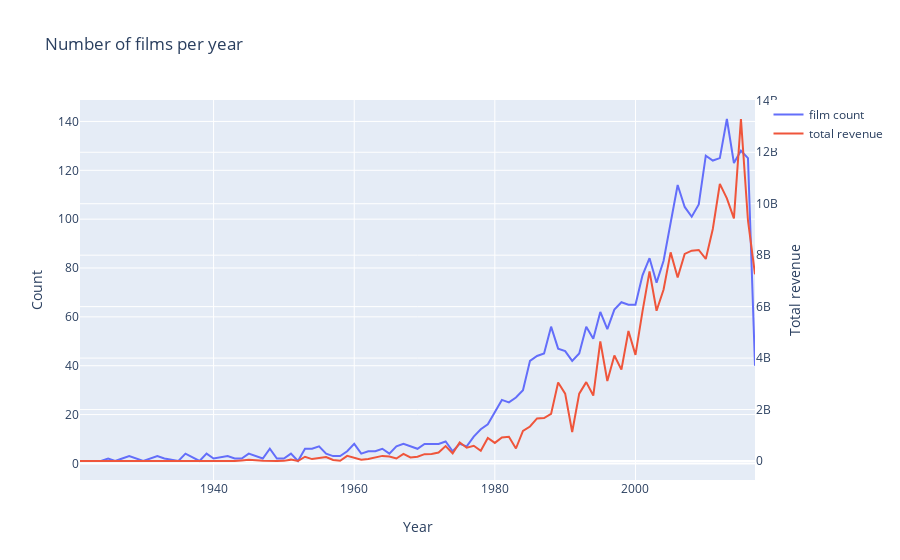

Write notebook code for a chart like this one.
### Markdown cell above
### Task 6: Number of Films and Revenue Per Year

### Code cell
d1 = train['release_date_year'].value_counts().sort_index()
d2 = train.groupby(['release_date_year'])['revenue'].sum()


data = [go.Scatter(x=d1.index,y=d1.values,name='film count'),
        go.Scatter(x=d2.index,y=d2.values,name='total revenue',yaxis='y2')]

layout = go.Layout(dict(title='Number of films per year',
                        xaxis=dict(title='Year'),
                        yaxis = dict(title='Count'),
                        yaxis2=dict(title='Total revenue',overlaying='y',side='right')
                        ), legend = dict(orientation='v'))
py.iplot(dict(data = data,layout=layout))
